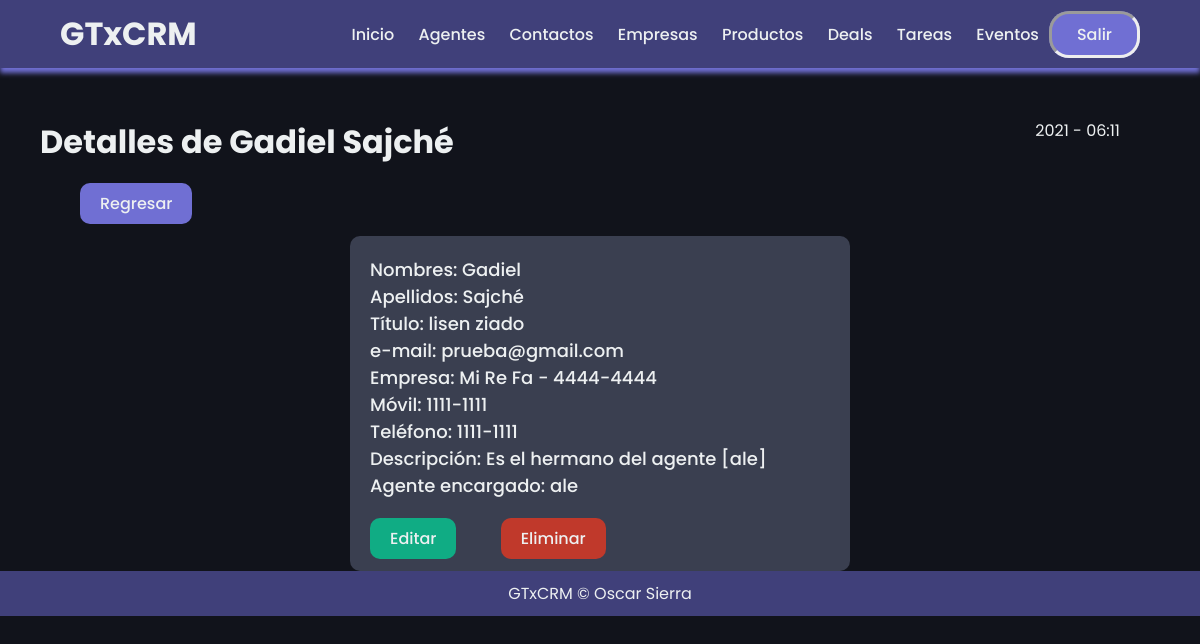
/contactos/5/ (signed in), run on the app's committed database.
### mainapp/models.py (models this page shows, shortened)
class Lead(models.Model):
    nombres = models.CharField(max_length=45)
    apellidos = models.CharField(max_length=45)
    titulo = models.CharField(max_length=45)
    email = models.CharField(max_length=45)
    empresa = models.ForeignKey("Empresa", on_delete=models.CASCADE)
    movil = models.CharField(max_length=20)
    telefono = models.CharField(max_length=45)
    descripcion = models.TextField()
    organizacion = models.ForeignKey(userProfile, on_delete=models.CASCADE)
    agente = models.ForeignKey("Agent", null=True, blank=True, on_delete=models.SET_NULL)

class Empresa(models.Model):
    nombre = models.CharField(max_length=45)
    telefono = models.CharField(max_length=45)
    website = models.CharField(max_length=45)
    descripcion = models.TextField()
    calleFacturacion = models.CharField(max_length=45)
    ciudadFacturacion = models.CharField(max_length=45)
    estadoFacturacion = models.CharField(max_length=45)
    paisFacturacion = models.CharField(max_length=45)
    codigoFacturacion = models.CharField(max_length=45)
    organizacion = models.ForeignKey(userProfile, on_delete=models.CASCADE)
    agente = models.ForeignKey("Agent", null=True, blank=True, on_delete=models.SET_NULL)
    def __str__(self):
        return f'{self.nombre} - {self.telefono}'

class Agent(models.Model):
    user = models.OneToOneField(User, on_delete=models.CASCADE)
    organizacion = models.ForeignKey(userProfile, on_delete=models.CASCADE)
    def __str__(self):
        return self.user.username

class User(AbstractUser):
    es_organizador = models.BooleanField(default=True)
    es_agente = models.BooleanField(default=False)

### mainapp/views.py (the view)
# urls.py: path('contactos/<int:pk>/', leadDetailView.as_view(), name="lead_detail"),
class leadDetailView(LoginRequiredMixin, DetailView):
    template_name="leads/lead_detail.html"
    context_object_name = "contacto"
    def get_queryset(self):
        user = self.request.user
        if user.es_organizador:
            queryset = Lead.objects.filter(organizacion=user.userprofile)
        else:
            queryset = Lead.objects.filter(organizacion=user.agent.organizacion)
            queryset = queryset.filter(agente__user=user)
        return queryset

### mainapp/templates/leads/lead_detail.html (shortened to what this page needs)
{% extends 'layouts/layouts.html'%}
{% block content %}
<div class="start">
    <div class="initial">
        <h1>Detalles de {{ contacto.nombres }} {{ contacto.apellidos }}</h1>
            <div id="time">
                {% now "Y - h:m"%}
            </div>
        </div>
    </div>
<br/>
<div class="divbtn" style="margin-left: 40px;">
    <a class="backbtn" href="{% url 'lead_list' %}"><button>Regresar</button></a>
</div>
<div class="content">
    <div class="box">
        <p>Nombres: {{ contacto.nombres }}
        <br/>
        Apellidos: {{ contacto.apellidos }}
        <br/>
        Título: {{ contacto.titulo }}
        <br/>
        e-mail: {{ contacto.email }}
        <br/>
        Empresa: {{ contacto.empresa }}
        <br/>
        Móvil: {{ contacto.movil }}
        <br/>
        Teléfono: {{ contacto.telefono }}
        <br/>
        Descripción: {{ contacto.descripcion }}
        <br/>
        Agente encargado: {{ contacto.agente }}
        <br/><br/></p>
        <a class="submitbtn" href="{% url 'lead_update' contacto.pk %}"><button>Editar</button></a>
        <a class="delbtn" href="{% url 'lead_delete' contacto.pk %}"><button>Eliminar</button></a>
    </div>
</div>
{% endblock %}

### mainapp/static/css/styles.css (style rules this page uses)
* { margin: 0; padding: 0; font-family: "Poppins", sans-serif; color: #edf0f1; text-decoration: none; }
body { box-sizing: border-box; background-color: #11131b; }
li, a, button { font-weight: 500; font-size: 16px; text-decoration: none; border: none; background-color: transparent; }
.start { width: 90%; margin-top: 50px; margin-left: 40px; margin-right: 40px; }
.content { align-items: center; width: 45%; margin: auto; }
.box { border-radius: 10px; background-color: #3a3f50; margin-left: 20px; margin-right: 20px; padding: 20px; margin-top: 20px; }
.box p { font-weight: 500; font-size: 18px; }
.initial { display: flex; justify-content: space-between; }
.backbtn { margin-left: 40px; margin-top: 40px; margin-bottom: 40px; padding: 9px 20px; background-color: #706fd3; border-radius: 10px; cursor: pointer; transition: all 0.3s ease 0s; }
.delbtn { margin-top: 40px; margin-left: 40px; margin-bottom: 40px; padding: 9px 20px; background-color: #c0392b; border-radius: 10px; cursor: pointer; transition: all 0.3s ease 0s; }
.submitbtn { margin-top: 20px; padding: 9px 20px; background-color: #10ac84; border-radius: 10px; cursor: pointer; transition: all 0.3s ease 0s; }

### data on the page
Lead: nombres "Gadiel", apellidos "Sajché", titulo "lisen ziado", email "prueba@gmail.com", empresa "Mi Re Fa - 4444-4444", movil "1111-1111", telefono "1111-1111", descripcion "Es el hermano del agente [ale]", agente "ale"
